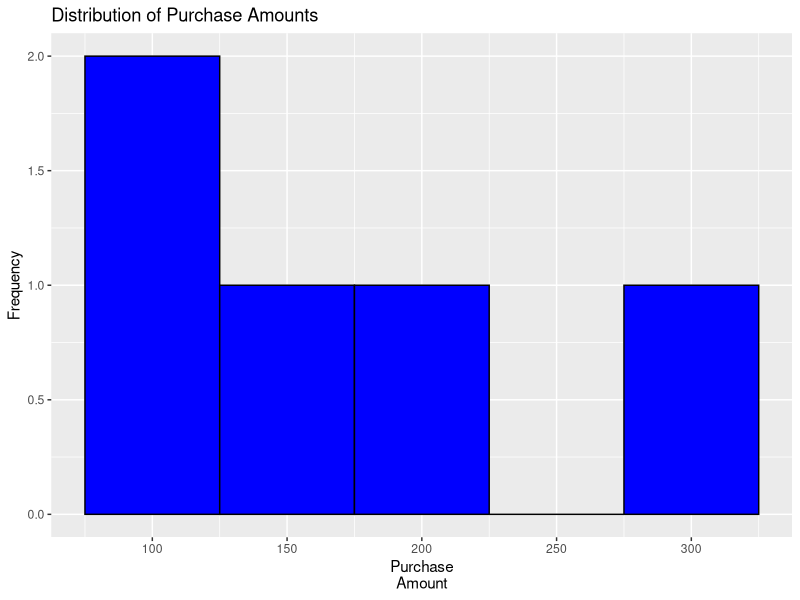

This chart was generated by the following R code:
# Load required libraries
library(dplyr)
library(ggplot2)

# Example customer purchase data
purchase_data <- data.frame(
  CustomerID = c(101, 102, 103, 104, 105),
  PurchaseAmount = c(150, 200, 120, 300, 80)
)

# Calculate statistical measures
mean_purchase <- mean(purchase_data$PurchaseAmount)
median_purchase <- median(purchase_data$PurchaseAmount)
sd_purchase <- sd(purchase_data$PurchaseAmount)
q1_purchase <- quantile(purchase_data$PurchaseAmount, probs =
                          0.25)

q3_purchase <- quantile(purchase_data$PurchaseAmount, probs =
                          0.75)

# Display results
cat("Mean Purchase Amount:", mean_purchase, "\n")
cat("Median Purchase Amount:", median_purchase, "\n")
cat("Standard Deviation of Purchase Amounts:", sd_purchase, "\n")
cat("1st Quartile of Purchase Amounts:", q1_purchase, "\n")
cat("3rd Quartile of Purchase Amounts:", q3_purchase, "\n")

# Create a histogram
ggplot(purchase_data, aes(x = PurchaseAmount)) +
  geom_histogram(binwidth = 50, fill = "blue", color = "black") +
  labs(title = "Distribution of Purchase Amounts", x = "Purchase
Amount", y = "Frequency")